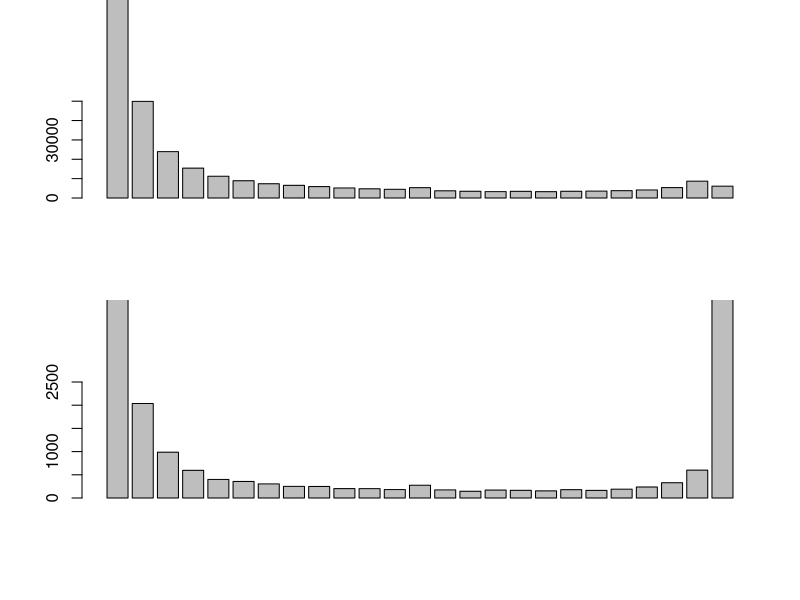
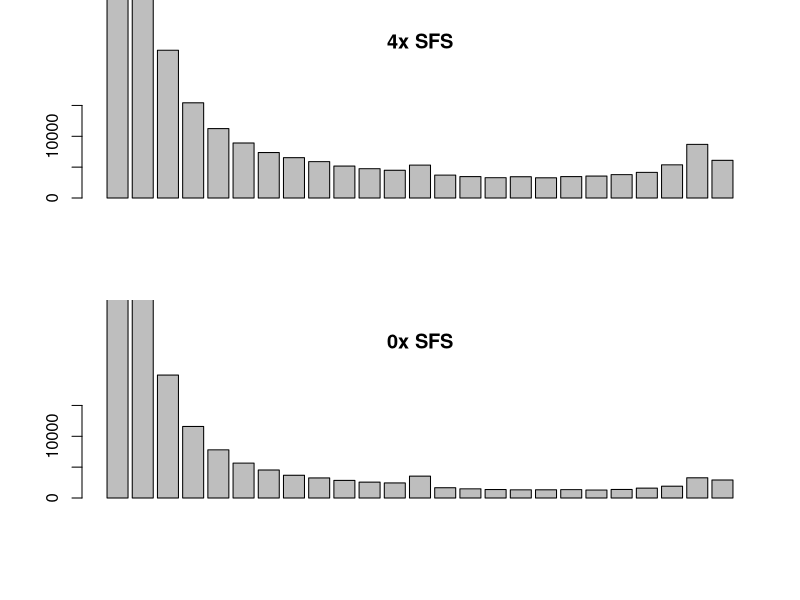
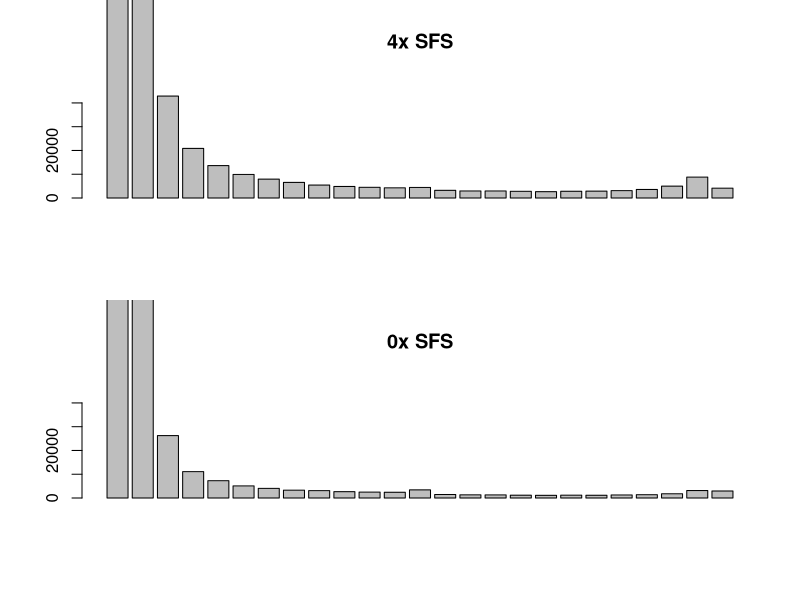
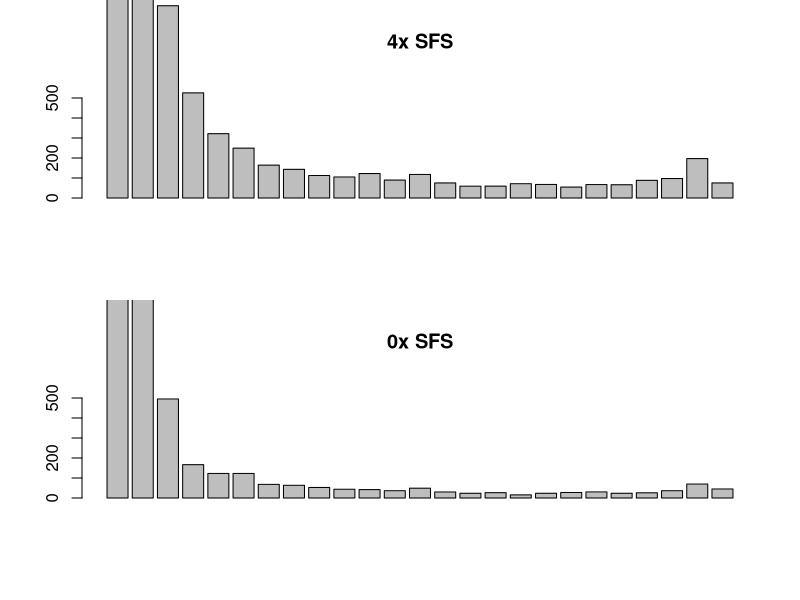
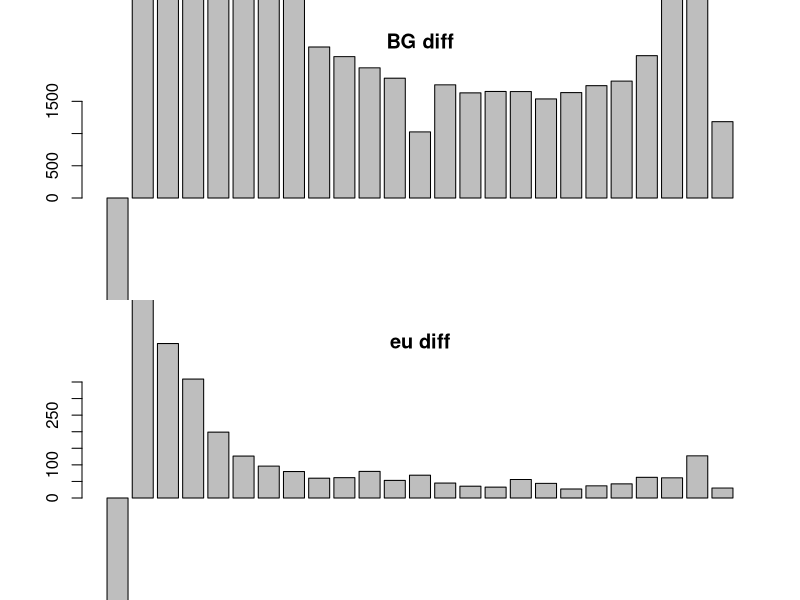
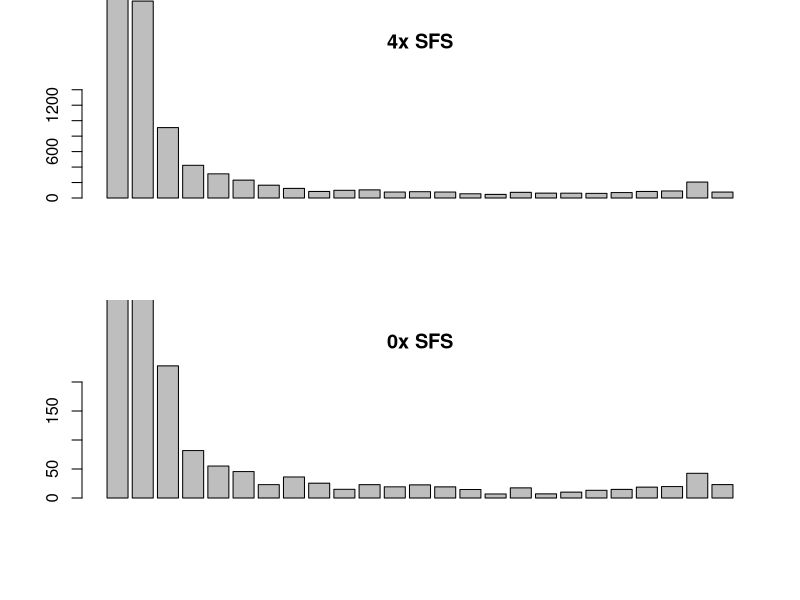

Generate these figures, in order, with R: (Note: this script raises an error after producing the figures.)

###this is Manduca
ancuf<-c(2364810.285072, 49911.892188, 23946.818661, 15429.569841, 11245.885870, 8916.528336, 7367.203951, 6535.537473, 5893.685237, 5176.135592, 4750.860467, 4494.885802, 5333.897160, 3709.265661, 3471.305452, 3288.573917, 3445.394245, 3271.845586, 3470.677227, 3557.369325, 3786.061613, 4153.048505, 5375.609119, 8691.121864, 6106.541834)
 
angsdupdateuf<-c(106713.424293, 2036.725628, 987.382202, 595.918337, 400.249217, 356.019683, 303.950451, 250.439892, 248.645846, 202.742447, 201.998323, 181.655934, 274.948221, 174.464247, 145.351390, 170.611281, 165.563983, 153.681046, 179.642826, 163.829448, 190.452388, 236.934044, 329.030935, 600.345759, 11747.992177)
 
 par(mfrow=c(2,1))
 barplot(ancuf,ylim=c(0,59911))
 barplot(angsdupdateuf, ylim=c(0,2500))
 
 
anc0x<-c(11024505.834231, 47313.978325, 19925.634164, 11591.726433, 7804.615239, 5654.296256, 4536.397722, 3686.457362, 3253.512785, 2852.943596, 2571.934696, 2439.119335, 3543.368427, 1662.943771, 1485.031909, 1369.058073, 1325.487508, 1331.971052, 1354.332952, 1290.529149, 1379.923371, 1600.646383, 1910.507283, 3275.299825, 2918.450152) 

 par(mfrow=c(2,1))
 barplot(ancuf,ylim=c(0,18800),main="4x SFS")
 barplot(anc0x, ylim=c(0,18800),main="0x SFS")
 
 msws4<-c(74967.556671,1414.576730,743.726048,458.534529,322.710610,243.460475,249.107901,178.452967,189.141892,157.117390,182.655963,110.875740,195.817078,137.872758,103.785837,108.669637,144.915788,89.310980,121.806868,110.606810,95.446545,160.635618,161.772834,251.942257,154.500077)
msws0<-c(358600.499608,1401.249383,588.837838,366.927651,188.763856,140.018237,121.773763,96.485492,98.007318,69.708963,65.009793,71.899383,93.009940,153.943236,52.124584,37.923004,39.425422,55.470704,52.077660,36.267697,49.317008,85.280098,80.740385,88.787692,62.451288) 
 
 
 msor4<-c(54278.541851,1161.304685,618.156786,388.109574,378.549938,261.064111,220.991836,189.649967,176.041798,108.124203,107.110063,117.885731,126.156372,98.264338,96.417167,85.516140,120.020847,93.798766,126.301880,113.325213,155.375091,126.598149,143.638695,227.526802,171.529994)
 msor0<-c(267913.665852,825.368412,336.205784,202.117454,171.934703,98.414104,60.467343,68.733167,51.791134,34.372997,42.601834,30.642066,37.754274,25.631152,24.321999,10.284862,45.380622,26.446030,26.219529,19.368183,42.645118,34.837718,28.938425,59.818248,28.038989)
 
 
 ###this is monarchs
 non4auto<-c(2291724.807804,122782.506115,42881.776205,20862.556514,13629.857569,9912.499805,7942.488050,6562.470018,5448.170195,4857.374588,4500.819163,4273.589985,4442.533759,3231.523896,2961.740312,2954.356253,2822.115448,2660.536977,2831.065478,2890.261595,3095.761358,3594.956500,4990.830043,8796.560808,4136.841562)
 non0auto<-c(11161470.126366,98803.655118,26246.705715,11092.728792,7274.423362,5093.870138,4056.982927,3291.253772,3104.740602,2663.690263,2481.075028,2414.553587,3416.612710,1475.519022,1330.188635,1301.264125,1170.595637,1123.101881,1195.338379,1147.301089,1281.688260,1386.461293,1776.288605,3145.445529,2952.389163)
 eu4auto<-c(56951.274437,2880.252168,961.285373,525.634410,321.605738,249.351843,164.409406,143.356734,112.477320,105.186811,122.305607,89.582024,117.775204,75.326046,59.216540,59.392357,71.488200,67.847153,54.627099,67.209530,66.321716,88.371059,97.405364,197.026721,75.271140)
 eu0auto<-c(289782.460325,1820.025595,495.241705,166.755978,122.823620,122.889806,68.184197,63.517308,52.733162,43.887176,41.994751,36.438407,48.976581,30.225990,23.622510,26.607080,15.633988,23.713915,27.495679,30.506042,23.702628,25.987868,36.571814,69.807588,45.196288)
 
 ap4auto<-c(30734.788425,1585.203287,570.517987,278.662559,164.378512,137.849859,90.512959,96.740853,65.296427,70.699096,59.772687,43.825447,55.845290,43.702094,49.563308,34.251322,35.204424,35.138151,31.171577,43.399891,59.726729,51.054129,77.270997,117.467206,42.956782)
 
 ap0auto<-c(155189.521284,957.087661,238.034476,89.393631,66.304412,43.521491,36.990691,27.341399,30.995023,22.940171,13.308236,25.748697,17.633388,12.698053,19.327227,22.360706,10.651689,10.823704,16.392034,11.437906,14.590831,14.332996,22.564839,38.599877,23.399579)
 
par(mfrow=c(2,1))
barplot(non4auto,ylim=c(0,48800),main="4x SFS")
barplot(non0auto, ylim=c(0,48800),main="0x SFS")
 
par(mfrow=c(2,1))
barplot(eu4auto,ylim=c(0,580),main="4x SFS")
barplot(eu0auto, ylim=c(0,580),main="0x SFS")


par(mfrow=c(2,1))
barplot(non4auto-non0auto,ylim=c(0,1800),main="BG diff")
barplot(eu4auto-eu0auto,ylim=c(0,350),main="eu diff")

#monarch whole sperm
mws0<-c(765247.147894,4234.416765,1039.390045,374.253612,244.325669,199.476121,136.271205,128.655907,113.858912,87.765367,88.257793,88.542176,87.889342,58.410380,68.058492,53.378964,50.823623,46.519601,54.544558,62.066428,65.286813,77.629993,96.700048,180.413582,91.916710)
mws4<-c(148380.508891,7230.657692,2518.151156,1238.635366,845.343202,617.992628,440.628017,357.334831,279.035814,270.188700,280.872484,227.162587,241.706245,198.538093,177.091073,148.628430,173.087569,179.859928,158.950857,173.257595,216.001001,236.892039,301.644556,564.875516,210.955728)

#the ortho sfses
dpor0<-c(265889.777291,1023.381089,227.793753,81.778009,55.092408,45.591866,23.034220,36.267946,25.539556,14.994370,23.006628,19.272103,22.639831,19.230783,14.658388,6.963023,17.448562,7.136567,10.133673,13.287020,14.816144,18.709867,19.728662,42.599557,23.118682)
dpor4<-c(51458.782736,2546.414005,910.157682,422.817018,312.422129,230.933287,165.412621,123.924214,84.288690,99.608123,105.103622,77.268662,81.447178,76.966031,54.791798,46.704007,73.040245,63.135975,62.497499,59.845653,70.274005,84.478762,91.015888,205.768273,76.901897)

par(mfrow=c(2,1))
barplot(dpor4,ylim=c(0,1500),main="4x SFS")
barplot(dpor0, ylim=c(0,200),main="0x SFS")



par(mfrow=c(2,1))
barplot(euAFRdfe)

barplot(eudfe)

par(mfrow=c(2,1))
barplot(bgCBFGdfe,ylim=c(0,0.85),main="Distribution of fitness effects of new mutations in genome BG",ylab="Freq",xlab="s")
barplot(euCBFGdfe,ylim=c(0,0.85),main="Distribution of fitness effects of new mutations in eupyrene sperm",ylab="Freq",xlab="s")

###Actual manuscript code starts here

#how does bootstrapping work?
bootstrapData(inputfile="/Users/Andrew/Documents/polyDFE/bootstraps/Dplex_eu_data_file", rep = 100)
bootstrapData(inputfile="/Users/Andrew/Documents/polyDFE/bootstraps/Msexta_bg_file", rep = 100)
bootstrapData(inputfile="/Users/Andrew/Documents/polyDFE/bootstraps/Dplex_ortho_file", rep = 130)
bootstrapData(inputfile="/Users/Andrew/Documents/polyDFE/bootstraps/Msexta_wsperm_file", rep = 130)
bootstrapData(inputfile="/Users/Andrew/Documents/polyDFE/bootstraps/Msexta_ortho_file", rep = 130)


bootstrapData(inputfile="/Users/Andrew/Documents/polyDFE/bootstraps/Dplex_whole_sperm", rep = 130)

#can we iterate loading files into a list for bootstrapping
#we can, but only when there are no failed runs, "max iterations reached" or whatever
setwd("/Users/Andrew/Documents/polyDFE/bsData")
#eudataFiles <- lapply(Sys.glob("Dplex_eu_out_strap*"), parseOutput)
msbg <- lapply(Sys.glob("Msexta_bg_out_strap*"), parseOutput)
dpbg<- lapply(Sys.glob("Dplex_bg_out_strap*"), parseOutput)
dpor<- lapply(Sys.glob("dplex_ortho_out_strap*"), parseOutput)
setwd("/Users/Andrew/Documents/polyDFE/bsData/Ms_ws/")
msws<- lapply(Sys.glob("Msexta_wsperm_out_strap*"), parseOutput)
setwd("/Users/Andrew/Documents/polyDFE/bsData/Dp_ws/")
dpws<- lapply(Sys.glob("Dplex_wsperm_out_strap*"), parseOutput)
setwd("/Users/Andrew/Documents/polyDFE/bsData/Ms_or/")
msor<- lapply(Sys.glob("Msexta_ortho_out_strap*"), parseOutput)

#edf<-eudataFiles



#modify_depth can be used to subset nested lists, but requires the stupidly named "purrr" package
library("purrr")



#alphs<-unlist(modify_depth(edf,2,"alpha"))

dpbga<-unlist(modify_depth(dpbg,2,"alpha"))
msbga<-unlist(modify_depth(msbg,2,"alpha"))
dpora<-unlist(modify_depth(dpor,2,"alpha"))
mswsa<-unlist(modify_depth(msws,2,"alpha"))
dpwsa<-unlist(modify_depth(dpws,2,"alpha"))
msora<-unlist(modify_depth(msor,2,"alpha"))

#let's bracket these bois
#sem<-sd(alphs)/sqrt(length(alphs))
#cis<-c(mean(alphs)-2*sem,mean(alphs)+2*sem)


dpbgasem<-sd(dpbga)/sqrt(length(dpbga))
dpbgacis<-c(mean(dpbga)-2*dpbgasem,mean(dpbga)+2*dpbgasem)

msbgasem<-sd(msbga)/sqrt(length(msbga))
msbgacis<-c(mean(msbga)-2*msbgasem,mean(msbga)+2*msbgasem)

mswsasem<-sd(mswsa)/sqrt(length(mswsa))
mswsacis<-c(mean(mswsa)-2*mswsasem,mean(mswsa)+2*mswsasem)

dpwsasem<-sd(dpwsa)/sqrt(length(dpwsa))
dpwsacis<-c(mean(dpwsa)-2*dpwsasem,mean(dpwsa)+2*dpwsasem)

dporasem<-sd(dpora)/sqrt(length(dpora))
dporacis<-c(mean(dpora)-2*dporasem,mean(dpora)+2*dporasem)

msorasem<-sd(msora)/sqrt(length(msora))
msoracis<-c(mean(msora)-2*msorasem,mean(msora)+2*msorasem)

#let's do an alpha graphic
dumxm<-c(0.1,0.2,0.3)
dumxd<-c(0.5,0.6,0.7)
plot(-9,-9,xlim=c(0,1),ylim=c(0,1))
points(dumxm,c(mean(msbga),mean(mswsa),mean(msora)))
segments(dumxm,c(msbgacis[1],mswsacis[1],msoracis[1]),dumxm,c(msbgacis[2],mswsacis[2],msoracis[2]))
points(dumxd,c(mean(dpbga),mean(dpwsa),mean(dpora)))
segments(dumxd,c(dpbgacis[1],dpwsacis[1],dporacis[1]),dumxd,c(dpbgacis[2],dpwsacis[2],dporacis[2]))


#can we get the bootstrapped DFE?
dpbgtops<-length(dpbg)
dpbgdfemat<-data.frame(matrix(NA, nrow = dpbgtops, ncol = 7))
for(i in 1:dpbgtops)
{
dpbgdfemat[i,]<-unlist(lapply(dpbg[[i]],getDiscretizedDFE))
}

dpbgbsest<-colMeans(dpbgdfemat)

names(dpbgbsest)<-c("<-100","(-100,-10)","(-10,-1)","(-1,0)","(0,1)","(1,10)","10<")
#names(bsest)<-c("<-100","(-100,-10)","(-10,-1)","(-1,0)","(0,1)","(1,10)","10<")

dpbgsdsdfe<-apply(dpbgdfemat, 2, sd)
dpbgsemdfe<-dpbgsdsdfe/sqrt(dpbgtops)

dumx<-seq(0.5,7.5,1)
dpbgciHi<-dpbgbsest+2*dpbgsemdfe
dpbgciLo<-dpbgbsest-2*dpbgsemdfe




msbgtops<-length(msbg)
msbgdfemat<-data.frame(matrix(NA, nrow = msbgtops, ncol = 7))
for(i in 1:msbgtops)
{
msbgdfemat[i,]<-unlist(lapply(msbg[[i]],getDiscretizedDFE))
}

msbgbsest<-colMeans(msbgdfemat)

names(msbgbsest)<-c("<-100","(-100,-10)","(-10,-1)","(-1,0)","(0,1)","(1,10)","10<")

msbgsdsdfe<-apply(msbgdfemat, 2, sd)
msbgsemdfe<-msbgsdsdfe/sqrt(msbgtops)

dumx<-seq(0.5,7.5,1)
msbgciHi<-msbgbsest+2*msbgsemdfe
msbgciLo<-msbgbsest-2*msbgsemdfe

dpwstops<-length(dpws)
dpwsdfemat<-data.frame(matrix(NA, nrow = dpwstops, ncol = 7))
for(i in 1:dpwstops)
{
dpwsdfemat[i,]<-unlist(lapply(dpws[[i]],getDiscretizedDFE))
}

dpwsbsest<-colMeans(dpwsdfemat)

names(dpwsbsest)<-c("<-100","(-100,-10)","(-10,-1)","(-1,0)","(0,1)","(1,10)","10<")

dpwssdsdfe<-apply(dpwsdfemat, 2, sd)
dpwssemdfe<-dpwssdsdfe/sqrt(dpwstops)

dumx<-seq(0.5,7.5,1)
dpwsciHi<-dpwsbsest+2*dpwssemdfe
dpwsciLo<-dpwsbsest-2*dpwssemdfe


dportops<-length(dpor)
dpordfemat<-data.frame(matrix(NA, nrow = dportops, ncol = 7))
for(i in 1:dportops)
{
dpordfemat[i,]<-unlist(lapply(dpor[[i]],getDiscretizedDFE))
}

dporbsest<-colMeans(dpordfemat)

names(dporbsest)<-c("<-100","(-100,-10)","(-10,-1)","(-1,0)","(0,1)","(1,10)","10<")


dporsdsdfe<-apply(dpordfemat, 2, sd)
dporsemdfe<-dporsdsdfe/sqrt(dportops)

dumx<-seq(0.5,7.5,1)
dporciHi<-dporbsest+2*dporsemdfe
dporciLo<-dporbsest-2*dporsemdfe


###now the Manduca side
mswstops<-length(msws)
mswsdfemat<-data.frame(matrix(NA, nrow = mswstops, ncol = 7))
for(i in 1:mswstops)
{
mswsdfemat[i,]<-unlist(lapply(msws[[i]],getDiscretizedDFE))
}

mswsbsest<-colMeans(mswsdfemat)

names(mswsbsest)<-c("<-100","(-100,-10)","(-10,-1)","(-1,0)","(0,1)","(1,10)","10<")


mswssdsdfe<-apply(mswsdfemat, 2, sd)
mswssemdfe<-mswssdsdfe/sqrt(mswstops)

dumx<-seq(0.5,7.5,1)
mswsciHi<-mswsbsest+2*mswssemdfe
mswsciLo<-mswsbsest-2*mswssemdfe

msortops<-length(msor)
msordfemat<-data.frame(matrix(NA, nrow = msortops, ncol = 7))
for(i in 1:msortops)
{
msordfemat[i,]<-unlist(lapply(msor[[i]],getDiscretizedDFE))
}

msorbsest<-colMeans(msordfemat)

names(msorbsest)<-c("<-100","(-100,-10)","(-10,-1)","(-1,0)","(0,1)","(1,10)","10<")


msorsdsdfe<-apply(msordfemat, 2, sd)
msorsemdfe<-msorsdsdfe/sqrt(msortops)

dumx<-seq(0.5,7.5,1)
msorciHi<-msorbsest+2*msorsemdfe
msorciLo<-msorbsest-2*msorsemdfe

ebx1<-seq(0.3,7.3,1)
ebx2<-seq(0.7,7.7,1)

#the DFE comparison plots

library("plotrix")
#we have to define our gap bounds
from<-0.175
to<-0.675

effcols<-c("brown4","brown3","brown1","gray66","darkseagreen2","darkseagreen3","darkseagreen4")

par(mfrow=c(3,2))
# bottom, left, top, right margins
par(mai=c(0.26,0.14,0.42,0.16))
gap.barplot(msbgbsest,xlim=c(0,7.2),main="Carolina sphinx moth
Genome backgrond",gap=c(from,to),col=effcols,ytics=seq(0,1,0.05),
xaxlab=names(msbgbsest),xlab="Effect class",ylim=c(0,0.44),ylab="")
axis.break(2, from, breakcol="snow", style="gap")
axis.break(2, from*(1+0.02), breakcol="black", style="slash")
axis.break(4, from*(1+0.02), breakcol="black", style="slash")
axis(2, at=from)
segments(dumx+0.5,msbgciHi,dumx+0.5,msbgciLo,lwd=2)
segments(ebx1+0.5,msbgciHi,ebx2+0.5,msbgciHi,lwd=2)
#we have to fudge that first error bar due to the nature of the plot-break
segments(ebx1[1]+0.5,msbgciHi[1]-(to-from),ebx2[1]+0.5,msbgciHi[1]-(to-from),lwd=2)
segments(dumx[1]+0.5,msbgciHi[1]-(to-from),dumx[1]+0.5,msbgciLo[1]-(to-from),lwd=2)

gap.barplot(dpbgbsest,xlim=c(0,7.2),main="Monarch butterfly
Genome background",gap=c(from,to),col=effcols,ytics=seq(0,1,0.05),
xaxlab=names(msbgbsest),xlab="Effect class",ylim=c(0,0.44),ylab="")
axis.break(2, from, breakcol="snow", style="gap")
axis.break(2, from*(1+0.02), breakcol="black", style="slash")
axis.break(4, from*(1+0.02), breakcol="black", style="slash")
axis(2, at=from)
segments(dumx+0.5,dpbgciHi,dumx+0.5,dpbgciLo,lwd=2)
segments(ebx1+0.5,dpbgciHi,ebx2+0.5,dpbgciHi,lwd=2)
segments(ebx1[1]+0.5,dpbgciHi[1]-(to-from),ebx2[1]+0.5,dpbgciHi[1]-(to-from),lwd=2)
segments(dumx[1]+0.5,dpbgciHi[1]-(to-from),dumx[1]+0.5,dpbgciLo[1]-(to-from),lwd=2)

# bottom, left, top, right margins
par(mai=c(0.26,0.14,0.12,0.16))

gap.barplot(mswsbsest,xlim=c(0,7.2),main="Whole sperm proteome",gap=c(from,to),col=effcols,ytics=seq(0,1,0.05),
xaxlab=names(mswsbsest),xlab="Effect class",ylim=c(0,0.44),ylab="")
axis.break(2, from, breakcol="snow", style="gap")
axis.break(2, from*(1+0.02), breakcol="black", style="slash")
axis.break(4, from*(1+0.02), breakcol="black", style="slash")
axis(2, at=from)
segments(dumx+0.5,mswsciHi,dumx+0.5,mswsciLo,lwd=2)
segments(ebx1+0.5,mswsciHi,ebx2+0.5,mswsciHi,lwd=2)
#we have to fudge that first error bar due to the nature of the plot-break
segments(ebx1[1]+0.5,mswsciHi[1]-(to-from),ebx2[1]+0.5,mswsciHi[1]-(to-from),lwd=2)
segments(dumx[1]+0.5,mswsciHi[1]-(to-from),dumx[1]+0.5,mswsciLo[1]-(to-from),lwd=2)

gap.barplot(dpwsbsest,xlim=c(0,7.2),main="Whole sperm proteome",gap=c(from,to),col=effcols,ytics=seq(0,1,0.05),
xaxlab=names(mswsbsest),xlab="Effect class",ylim=c(0,0.44),ylab="")
axis.break(2, from, breakcol="snow", style="gap")
axis.break(2, from*(1+0.02), breakcol="black", style="slash")
axis.break(4, from*(1+0.02), breakcol="black", style="slash")
axis(2, at=from)
segments(dumx+0.5,dpwsciHi,dumx+0.5,dpwsciLo,lwd=2)
segments(ebx1+0.5,dpwsciHi,ebx2+0.5,dpwsciHi,lwd=2)
#we have to fudge that first error bar due to the nature of the plot-break
segments(ebx1[1]+0.5,dpwsciHi[1]-(to-from),ebx2[1]+0.5,dpwsciHi[1]-(to-from),lwd=2)
segments(dumx[1]+0.5,dpwsciHi[1]-(to-from),dumx[1]+0.5,dpwsciLo[1]-(to-from),lwd=2)

gap.barplot(msorbsest,xlim=c(0,7.2),main="Shared sperm proteins",gap=c(from,to),col=effcols,ytics=seq(0,1,0.05),
xaxlab=names(msorbsest),xlab="Effect class",ylim=c(0,0.44),ylab="")
axis.break(2, from, breakcol="snow", style="gap")
axis.break(2, from*(1+0.02), breakcol="black", style="slash")
axis.break(4, from*(1+0.02), breakcol="black", style="slash")
axis(2, at=from)
segments(dumx+0.5,msorciHi,dumx+0.5,msorciLo,lwd=2)
segments(ebx1+0.5,msorciHi,ebx2+0.5,msorciHi,lwd=2)
#we have to fudge that first error bar due to the nature of the plot-break
segments(ebx1[1]+0.5,msorciHi[1]-(to-from),ebx2[1]+0.5,msorciHi[1]-(to-from),lwd=2)
segments(dumx[1]+0.5,msorciHi[1]-(to-from),dumx[1]+0.5,msorciLo[1]-(to-from),lwd=2)

gap.barplot(dporbsest,xlim=c(0,7.2),main="Shared sperm proteins",gap=c(from,to),col=effcols,ytics=seq(0,1,0.05),
xaxlab=names(dporbsest),xlab="Effect class",ylim=c(0,0.44),ylab="")
axis.break(2, from, breakcol="snow", style="gap")
axis.break(2, from*(1+0.02), breakcol="black", style="slash")
axis.break(4, from*(1+0.02), breakcol="black", style="slash")
axis(2, at=from)
segments(dumx+0.5,dporciHi,dumx+0.5,dporciLo,lwd=2)
segments(ebx1+0.5,dporciHi,ebx2+0.5,dporciHi,lwd=2)
#we have to fudge that first error bar due to the nature of the plot-break
segments(ebx1[1]+0.5,dporciHi[1]-(to-from),ebx2[1]+0.5,dporciHi[1]-(to-from),lwd=2)
segments(dumx[1]+0.5,dporciHi[1]-(to-from),dumx[1]+0.5,dporciLo[1]-(to-from),lwd=2)






par(mfrow=c(3,2))
barplot(msbgbsest,xlim=c(0,7.2),main="Msexta Genome BG",width=1,space=0,ylim=c(0,0.15),col=effcols)
segments(dumx,msbgciHi,dumx,msbgciLo,lwd=2)
segments(ebx1,msbgciHi,ebx2,msbgciHi,lwd=2)

barplot(dpbgbsest,xlim=c(0,7.2),main="Dplex Genome BG",width=1,space=0,ylim=c(0,0.15),col=effcols)
segments(dumx,dpbgciHi,dumx,dpbgciLo,lwd=2)
segments(ebx1,dpbgciHi,ebx2,dpbgciHi,lwd=2)

barplot(mswsbsest,xlim=c(0,7.2),main="Msexta Sperm Proteome",width=1,space=0,ylim=c(0,0.15),col=effcols)
segments(dumx,mswsciHi,dumx,mswsciLo,lwd=2)
segments(ebx1,mswsciHi,ebx2,mswsciHi,lwd=2)

barplot(dpwsbsest,xlim=c(0,7.2),main="Dplex Sperm Proteome",width=1,space=0,ylim=c(0,0.15),col=effcols)
segments(dumx,dpwsciHi,dumx,dpwsciLo,lwd=2)
segments(ebx1,dpwsciHi,ebx2,dpwsciHi,lwd=2)

barplot(msorbsest, space = 0, main="Msex Sperm Orthologs",names=c("<-100","(-100,-10)","(-10,-1)","(-1,0)","(0,1)","(1,10)","10<"), ylim=c(0,0.15),col=effcols)
segments(dumx,msorciHi,dumx,msorciLo,lwd=2)
segments(ebx1,msorciHi,ebx2,msorciHi,lwd=2)

barplot(dporbsest, space = 0, main="Dplex Sperm Orthologs",names=c("<-100","(-100,-10)","(-10,-1)","(-1,0)","(0,1)","(1,10)","10<"), ylim=c(0,0.15),col=effcols)
segments(dumx,dporciHi,dumx,dporciLo,lwd=2)
segments(ebx1,dporciHi,ebx2,dporciHi,lwd=2)





#barplot(bsest,xlim=c(0,7.2),width=1,space=0,ylim=c(0,0.09),main="Dplex Eupyrene")
#segments(dumx,ciHi,dumx,ciLo,lwd=4)

#Manduca




test<-c(bsest,dpbgbsest)
barplot(test, beside=T)

tops<-length(edf)
dfemat<-data.frame(matrix(NA, nrow = tops, ncol = 7))
for(i in 1:tops)
{
dfemat[i,]<-unlist(lapply(edf[[i]],getDiscretizedDFE))
}

bsest<-colMeans(dfemat)

sdsdfe<-apply(dfemat, 2, sd)
semdfe<-sdsdfe/sqrt(tops)

dumx<-seq(0.5,7.5,1)
ciHi<-bsest+2*semdfe
ciLo<-bsest-2*semdfe



#####scraps####
#now we fire up the polydfePost.R script to get the functions we need to analyze our data


dplexbgpoly<-parseOutput("/Users/Andrew/Documents/polyDFE/Dplex_bg_test_out_pr_B_no_div", init = FALSE)
dplexeupoly<-parseOutput("/Users/Andrew/Documents/polyDFE/Dplex_eu_test_out_pr_B_no_div", init = FALSE)
euAFR<-parseOutput("/Users/Andrew/Documents/polyDFE/Dplex_eu_test_out_pr_A_no_div", init = FALSE)
euCBFG<-parseOutput("/Users/Andrew/Documents/polyDFE/Dplex_eu_test_outCbfgs", init = FALSE)
bgCBFG<-parseOutput("/Users/Andrew/Documents/polyDFE/Dplex_bg_test_outCbfgs", init = FALSE)

euCBFGdfe<-getDiscretizedDFE(euCBFG[[1]], sRanges = c(-100, -10, -1, 0, 1, 10))
bgCBFGdfe<-getDiscretizedDFE(bgCBFG[[1]], sRanges = c(-100, -10, -1, 0, 1, 10))
euAFRdfe<-getDiscretizedDFE(euAFR[[1]], sRanges = c(-100, -10, -1, 0, 1, 10))
bgdfe<-getDiscretizedDFE(dplexbgpoly[[1]], sRanges = c(-100, -10, -1, 0, 1, 10))
eudfe<-getDiscretizedDFE(dplexeupoly[[1]], sRanges = c(-100, -10, -1, 0, 1, 10))

par(mfrow=c(2,1))
barplot(bsest,xlim=c(0,7.2),names=c("<-100","(-100,-10)","(-10,-1)","(-1,0)","(0,1)","(1,10)","10<"),width=1,space=0,ylim=c(0,0.89))
segments(dumx,ciHi,dumx,ciLo,lwd=4)

barplot(dpbgbsest,xlim=c(0,7.2),names=c("<-100","(-100,-10)","(-10,-1)","(-1,0)","(0,1)","(1,10)","10<"),width=1,space=0,ylim=c(0,0.89))
segments(dumx,dpbgciHi,dumx,dpbgciLo,lwd=4)


par(mfrow=c(2,1))
barplot(msbgbsest,xlim=c(0,7.2),names=c("<-100","(-100,-10)","(-10,-1)","(-1,0)","(0,1)","(1,10)","10<"),width=1,space=0,ylim=c(0,0.89))
segments(dumx,msbgciHi,dumx,msbgciLo,lwd=4)

barplot(dpbgbsest,xlim=c(0,7.2),names=c("<-100","(-100,-10)","(-10,-1)","(-1,0)","(0,1)","(1,10)","10<"),width=1,space=0,ylim=c(0,0.89))
segments(dumx,dpbgciHi,dumx,dpbgciLo,lwd=4)


